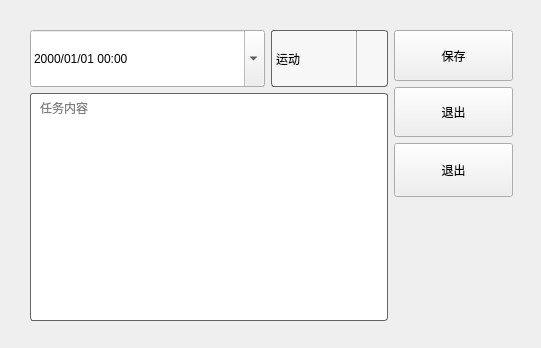
<?xml version="1.0" encoding="UTF-8"?>
<ui version="4.0">
 <class>kr_addTask</class>
 <widget class="QWidget" name="kr_addTask">
  <property name="windowModality">
   <enum>Qt::WindowModal</enum>
  </property>
  <property name="geometry">
   <rect>
    <x>0</x>
    <y>0</y>
    <width>541</width>
    <height>348</height>
   </rect>
  </property>
  <property name="windowTitle">
   <string>添加</string>
  </property>
  <property name="styleSheet">
   <string notr="true">QPushButton[NotTitleBarBtn=true]
{	
	color:rgb(117,117,117);
	background-color:rgb(250,250,250);
	border: 1px solid rgb(100,100,100);
	border-radius:6px;
}

QPushButton:hover[NotTitleBarBtn=true]
{
	color:white;
	background-color:rgb(90,90,90);
	border: 1px solid rgb(100,100,100);
}

QPushButton:pressed[NotTitleBarBtn=true]
{
	color:white;
	background-color:rgb(80,80,80);
	border: 1px solid rgb(100,100,100);
	padding-left:3px;
	padding-top:3px;
}
QLineEdit
{
	font:12pt &quot;Microsoft YaHei&quot;;
    background:white;
    padding-left:5px ;
    padding-top:1px ;
    border-radius:3px;
    border: 1px solid rgb(209 , 209 , 209);
}
QLineEdit:hover
{
    padding-bottom:0px ;
    border: 1px solid rgb(21 , 131 , 221);
}
QTextEdit
{
	font:12pt &quot;Microsoft YaHei&quot;;
    background:white;
    padding-left:5px ;
    padding-top:1px ;
    border-radius:3px;
    border: 1px solid rgb(100,100,100);
}
QTextEdit:hover
{
    padding-bottom:0px ;
    border: 1px solid rgb(21 , 131 , 221);
}</string>
  </property>
  <widget class="QWidget" name="">
   <property name="geometry">
    <rect>
     <x>30</x>
     <y>30</y>
     <width>483</width>
     <height>291</height>
    </rect>
   </property>
   <layout class="QHBoxLayout" name="horizontalLayout_2" stretch="3,1">
    <item>
     <layout class="QVBoxLayout" name="verticalLayout" stretch="1,4">
      <item>
       <layout class="QHBoxLayout" name="horizontalLayout" stretch="2,1">
        <item>
         <widget class="QDateTimeEdit" name="dateTimeEdit">
          <property name="sizePolicy">
           <sizepolicy hsizetype="Minimum" vsizetype="Minimum">
            <horstretch>0</horstretch>
            <verstretch>0</verstretch>
           </sizepolicy>
          </property>
          <property name="displayFormat">
           <string>yyyy/MM/dd HH:mm</string>
          </property>
          <property name="calendarPopup">
           <bool>true</bool>
          </property>
         </widget>
        </item>
        <item>
         <widget class="QComboBox" name="TaskThemeComBoBox">
          <property name="sizePolicy">
           <sizepolicy hsizetype="Minimum" vsizetype="Minimum">
            <horstretch>0</horstretch>
            <verstretch>0</verstretch>
           </sizepolicy>
          </property>
          <property name="minimumSize">
           <size>
            <width>0</width>
            <height>40</height>
           </size>
          </property>
          <property name="styleSheet">
           <string notr="true">QComboBox
{
    background:rgba(250,250,250,0.7);
	border: 1px solid rgb(100,100,100);
	border-radius:3px;
}
 QComboBox::down-arrow {
	image: url(:/Resources/Login/combobox/downarrow.png);
 }
QComboBox::drop-down {
     subcontrol-origin:paddind;  
     subcontrol-position: top right;
     width: 30px;
     border-left-width: 1px;
     border-left-color: darkgray;
     border-left-style: solid; /* just a single line */
     border-top-right-radius: 3px; /* same radius as the QComboBox */
     border-bottom-right-radius: 3px;
 }
QComboBox:hover
{
    background:rgba(240,240,240,0.7);
	border: 1px solid rgb(209 , 209 , 209);
	border-radius:3px;
}
QComboBox:pressed
{
    background:rgba(230,230,230,0.7);
	border: 1px solid rgb(209 , 209 , 209);
	border-radius:3px;
    padding-left:3px;
    padding-top:3px;
}</string>
          </property>
          <item>
           <property name="text">
            <string>运动</string>
           </property>
          </item>
          <item>
           <property name="text">
            <string>休闲</string>
           </property>
          </item>
          <item>
           <property name="text">
            <string>工作</string>
           </property>
          </item>
          <item>
           <property name="text">
            <string>理财</string>
           </property>
          </item>
          <item>
           <property name="text">
            <string>家庭</string>
           </property>
          </item>
          <item>
           <property name="text">
            <string>尝试</string>
           </property>
          </item>
          <item>
           <property name="text">
            <string>学习</string>
           </property>
          </item>
          <item>
           <property name="text">
            <string>人际</string>
           </property>
          </item>
         </widget>
        </item>
       </layout>
      </item>
      <item>
       <widget class="QTextEdit" name="DetailEdit">
        <property name="sizePolicy">
         <sizepolicy hsizetype="Expanding" vsizetype="Minimum">
          <horstretch>0</horstretch>
          <verstretch>0</verstretch>
         </sizepolicy>
        </property>
        <property name="minimumSize">
         <size>
          <width>0</width>
          <height>100</height>
         </size>
        </property>
        <property name="placeholderText">
         <string>任务内容</string>
        </property>
       </widget>
      </item>
     </layout>
    </item>
    <item>
     <layout class="QVBoxLayout" name="verticalLayout_4" stretch="2,1">
      <item>
       <layout class="QVBoxLayout" name="verticalLayout_3" stretch="4,2,1">
        <item>
         <layout class="QVBoxLayout" name="verticalLayout_2" stretch="1,1">
          <item>
           <widget class="QPushButton" name="SaveBtn">
            <property name="sizePolicy">
             <sizepolicy hsizetype="Minimum" vsizetype="Minimum">
              <horstretch>0</horstretch>
              <verstretch>0</verstretch>
             </sizepolicy>
            </property>
            <property name="minimumSize">
             <size>
              <width>0</width>
              <height>0</height>
             </size>
            </property>
            <property name="text">
             <string>保存</string>
            </property>
            <property name="shortcut">
             <string>Return</string>
            </property>
            <property name="NotTitleBarBtn" stdset="0">
             <bool>true</bool>
            </property>
           </widget>
          </item>
          <item>
           <widget class="QPushButton" name="ExitBtn">
            <property name="sizePolicy">
             <sizepolicy hsizetype="Minimum" vsizetype="Minimum">
              <horstretch>0</horstretch>
              <verstretch>0</verstretch>
             </sizepolicy>
            </property>
            <property name="minimumSize">
             <size>
              <width>0</width>
              <height>0</height>
             </size>
            </property>
            <property name="text">
             <string>退出</string>
            </property>
            <property name="shortcut">
             <string>Ctrl+D</string>
            </property>
            <property name="NotTitleBarBtn" stdset="0">
             <bool>true</bool>
            </property>
           </widget>
          </item>
         </layout>
        </item>
        <item>
         <widget class="QPushButton" name="EditExitButton">
          <property name="sizePolicy">
           <sizepolicy hsizetype="Minimum" vsizetype="Minimum">
            <horstretch>0</horstretch>
            <verstretch>0</verstretch>
           </sizepolicy>
          </property>
          <property name="minimumSize">
           <size>
            <width>0</width>
            <height>0</height>
           </size>
          </property>
          <property name="text">
           <string>退出</string>
          </property>
          <property name="shortcut">
           <string>Esc</string>
          </property>
          <property name="NotTitleBarBtn" stdset="0">
           <bool>true</bool>
          </property>
         </widget>
        </item>
        <item>
         <spacer name="verticalSpacer">
          <property name="orientation">
           <enum>Qt::Vertical</enum>
          </property>
          <property name="sizeHint" stdset="0">
           <size>
            <width>20</width>
            <height>40</height>
           </size>
          </property>
         </spacer>
        </item>
       </layout>
      </item>
      <item>
       <spacer name="verticalSpacer_2">
        <property name="orientation">
         <enum>Qt::Vertical</enum>
        </property>
        <property name="sizeHint" stdset="0">
         <size>
          <width>20</width>
          <height>40</height>
         </size>
        </property>
       </spacer>
      </item>
     </layout>
    </item>
   </layout>
  </widget>
 </widget>
 <resources/>
 <connections/>
</ui>
